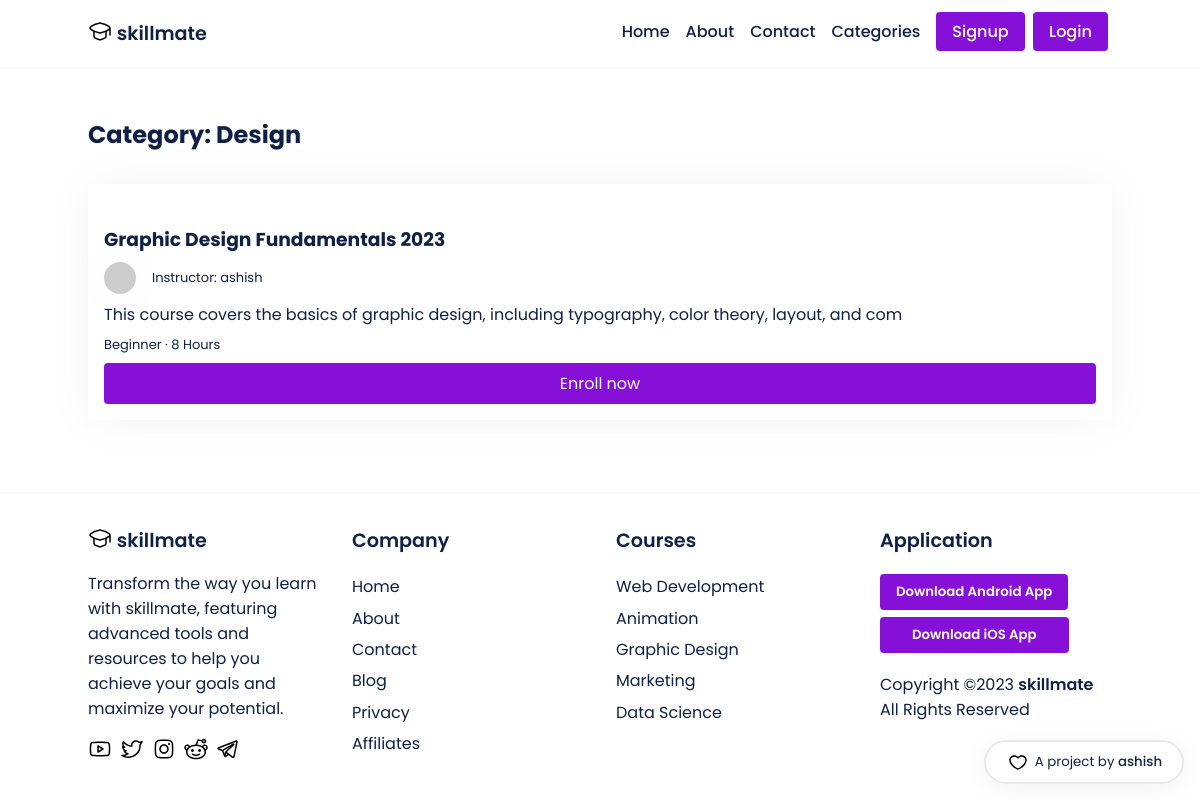
The page /courses/Design/ on the database its author committed.
### main/models.py (models this page shows, shortened)
class Course(models.Model):
    LEVEL_CHOICES = [
        ('Beginner', 'Beginner'),
        ('Intermediate', 'Intermediate'),
        ('Advanced', 'Advanced')
    ]
    id = models.AutoField(primary_key=True)
    title = models.CharField(max_length=255)
    slug = models.SlugField(unique=True)
    description = models.TextField()
    thumbnail = CloudinaryField('thumbnail')
    featured_video = CloudinaryField('featured_video')
    instructor = models.ForeignKey(User, on_delete=models.CASCADE, related_name='courses', default=None)
    created_at = models.DateTimeField(auto_now_add=True)
    updated_at = models.DateTimeField(auto_now=True)
    level = models.CharField(max_length=20, choices=LEVEL_CHOICES, default='Beginner')
    duration = models.CharField(max_length=10, default='0')
    category = models.CharField(max_length=255, default="uncategorized")
    price = models.DecimalField(max_digits=8, decimal_places=2, default=0.00)
    discount = models.DecimalField(max_digits=5, decimal_places=2, default=0.00)
    requirements = models.TextField(help_text='Enter the requirements for the course, separated by a comma.', default='')
    content = models.TextField(help_text='Enter the course content, separated by a comma.', default='')
    lesson_title = models.CharField(max_length=255, default='Lesson')
    lesson_video = CloudinaryField('lesson_video', null=True)
    students = models.ManyToManyField(User, related_name='enrolled_courses', blank=True)

### main/views.py (the view)
# urls.py: path('courses/<str:category>/', views.category, name='category'),
def category(request, category):
    courses = Course.objects.filter(category__iexact=category)
    context = {
        'category': category,
        'courses': courses
    }
    return render(request, 'category.html', context)

### templates/category.html (shortened to what this page needs)
{% extends 'base.html' %}
{% block content %}
<section>
  <div class="container">
    <h1 style='font-size: 1.5rem;'>Category: {{ category }}</h1>
      {% if courses %}
      <div class="courses">
        {% for course in courses %}
<div class="course">
<div class="course-thumbnail">
</div>
<div class="course-details">
    <a href="{% url 'course_details' instructor=course.instructor slug=course.slug %}"><h3>{{ course.title|slice:":80" }}</h3></a>
    <p style="display: inline-flex; column-gap: 1rem; justify-content: center; align-items: center;" class="instructor">
        <img class="instructor-img" src="https://api.dicebear.com/5.x/shapes/svg?seed={{ course.instructor }}">
        Instructor: {{ course.instructor }}
    </p>
    <p class="course-desc">{{ course.description|slice:":100" }}</p>
    <p class="course-lvl-time">
        {{ course.level }} &middot; {{ course.duration }} Hours
    </p>
    <a href="{% url 'course_details' instructor=course.instructor slug=course.slug %}" class="btn enroll-btn">Enroll now</a>
</div>
</div>
{% endfor %}
      {% else %}
        <div class="col-md-12">
          <p style='margin: 2rem 0;'>No courses found in this category.</p>
        </div>
      {% endif %}
    </div>
  </div>
</section>
{% endblock %}

### static/css/style.css (style rules this page uses)
* { font-family: 'Poppins'; margin: 0; padding: 0; box-sizing: border-box; scroll-behavior: smooth; scroll-padding-top: 2rem; }
body { color: #0e2045; background: #fff; display: flex; flex-direction: column; min-height: 100vh; }
img { width: 100%; }
section { padding: 3rem 0 2rem; }
a { text-decoration: none; color: #0e2045; }
.btn { background-color: #8710d8; border-radius: 4px; padding: .5rem 1rem; border: none; color: #fff; transition: transform .2s ease-in-out; }
.container { max-width: 1024px; margin: auto; width: 100%; }
.courses { display: grid; grid-template-columns: repeat(auto-fit, minmax(calc(33.33% - 2rem), 1fr)); grid-gap: 2rem; padding: 2rem 0; }
.course { background-color: #fff; color: #0e2045; box-shadow: 0 0 50px rgba(0, 0, 0, 0.05); border-radius: 4px; position: relative; }
.course img { max-width: 100%; padding: 0; border-top-right-radius: 4px; border-top-left-radius: 4px; }
.course-details { padding: 1rem; }
.course-details .instructor-img { height: 2rem; width: 2rem; border-radius: 50%; box-shadow: 0 0 50px rgba(0, 0, 0, 0.05); }
.course-details .instructor, .course-details .course-lvl-time { margin: .5rem 0; font-size: small; }
.course-details .enroll-btn { display: block; width: 100%; text-align: center; }

### rows shown on the page
Course: category "Design", title "Graphic Design Fundamentals 2023", instructor "ashish", description "This course covers the basics of graphic design, including typography, color theory, layout, and com", level "Beginner", duration "8"
